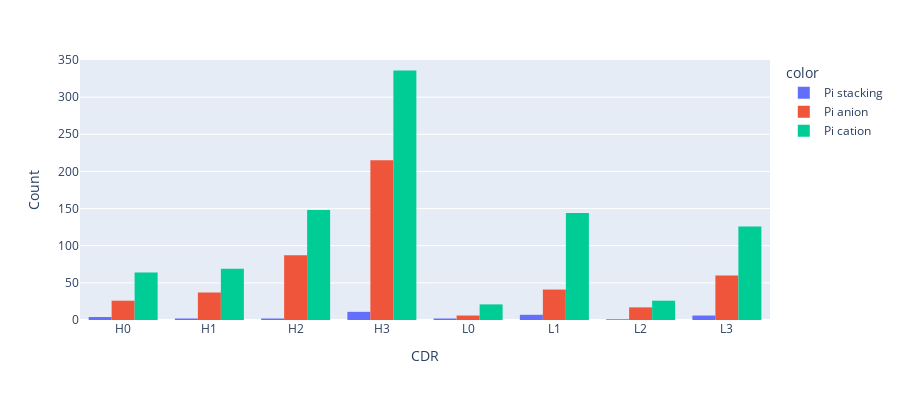

The cell this chart's notebook holds for it:
### Markdown cell above
### origin_of_rings_in_ring_interactions

### Code cell
fig_ring = px.histogram(df_ring, x="x", y="y", 
             color='color', barmode='group',
             height=400)
fig_ring.update_xaxes(title = "CDR")
fig_ring.update_yaxes(title = "Count", range=[0, 350])

### Figure 1 — Plotly figure (JSON) as saved in the notebook; plotly's stock layout.template omitted (floating-point values rounded to 4 significant figures)
{"data": [{"alignmentgroup": "True", "bingroup": "x", "histfunc": "sum", "hovertemplate": "color=Pi stacking<br>x=%{x}<br>sum of y=%{y}<extra></extra>", "legendgroup": "Pi stacking", "marker": {"color": "#636efa", "pattern": {"shape": ""}}, "name": "Pi stacking", "offsetgroup": "Pi stacking", "orientation": "v", "showlegend": true, "type": "histogram", "x": ["H0", "H1", "H2", "H3", "L0", "L1", "L2", "L3"], "xaxis": "x", "y": [4, 2, 2, 11, 2, 7, 1, 6], "yaxis": "y"}, {"alignmentgroup": "True", "bingroup": "x", "histfunc": "sum", "hovertemplate": "color=Pi anion<br>x=%{x}<br>sum of y=%{y}<extra></extra>", "legendgroup": "Pi anion", "marker": {"color": "#EF553B", "pattern": {"shape": ""}}, "name": "Pi anion", "offsetgroup": "Pi anion", "orientation": "v", "showlegend": true, "type": "histogram", "x": ["H0", "H1", "H2", "H3", "L0", "L1", "L2", "L3"], "xaxis": "x", "y": [26, 37, 87, 215, 6, 41, 17, 60], "yaxis": "y"}, {"alignmentgroup": "True", "bingroup": "x", "histfunc": "sum", "hovertemplate": "color=Pi cation<br>x=%{x}<br>sum of y=%{y}<extra></extra>", "legendgroup": "Pi cation", "marker": {"color": "#00cc96", "pattern": {"shape": ""}}, "name": "Pi cation", "offsetgroup": "Pi cation", "orientation": "v", "showlegend": true, "type": "histogram", "x": ["H0", "H1", "H2", "H3", "L0", "L1", "L2", "L3"], "xaxis": "x", "y": [64, 69, 148, 336, 21, 144, 26, 126], "yaxis": "y"}], "layout": {"barmode": "group", "height": 400, "legend": {"title": {"text": "color"}, "tracegroupgap": 0}, "margin": {"t": 60}, "xaxis": {"anchor": "y", "domain": [0, 1], "title": {"text": "CDR"}}, "yaxis": {"anchor": "x", "domain": [0, 1], "range": [0, 350], "title": {"text": "Count"}}}}
